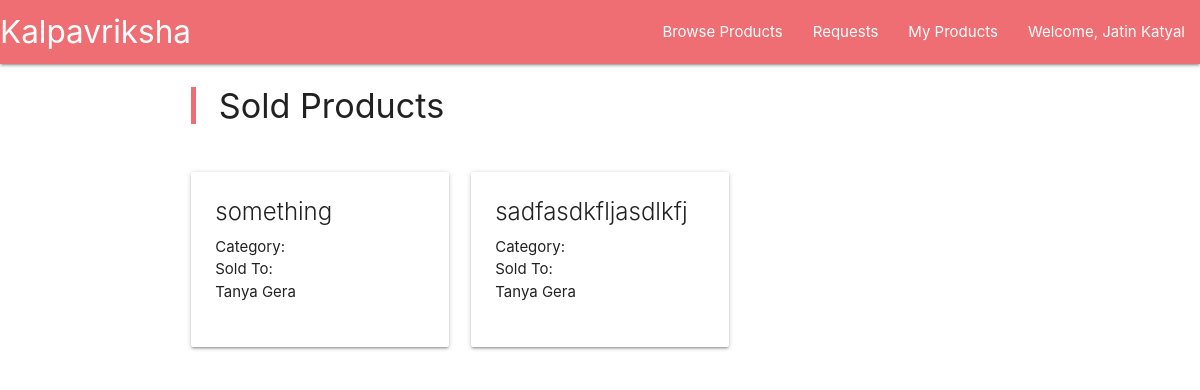
Before: /soldProducts (signed in) with the older database file.
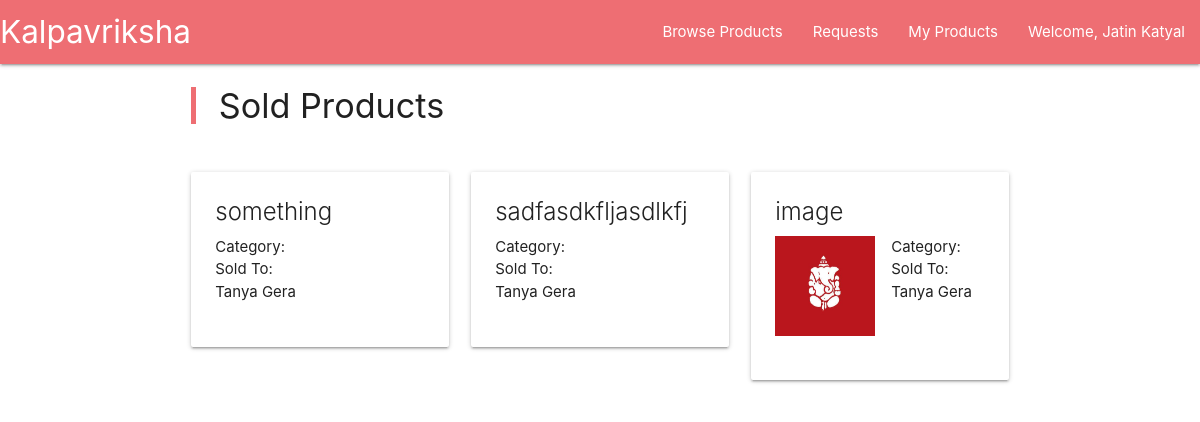
After: the same page with the newer database file.
### main/models.py (models this page shows)
class Traded(models.Model):
	product = models.ForeignKey(Product, on_delete = models.CASCADE, related_name="trade_product")
	receiver = models.ForeignKey(User, on_delete = models.CASCADE)

class Product(models.Model):
	title = models.CharField(max_length=200)
	description = models.TextField()
	image = models.ImageField(upload_to = 'pic_folder/', blank = False, null = True)
	category = models.IntegerField(choices = tuple([ x for x in enumerate(category_choice)]))
	date = models.DateField(default = timezone.now())
	owner = models.ForeignKey(User, on_delete = models.CASCADE)

### main/views.py (the view)
@login_required
def soldProducts(request):
	products = Traded.objects.filter(product__owner = request.user)
	context = {
		'products' : products
	}
	return render(request, 'soldProducts.html', context)

### main/template/soldProducts.html
{% extends 'base.html' %}
{% load static %}
{% block content %}
	{% include 'navbar.html' %}
	<div class="container">
		<div class="row">
			<div class="col s12 m6">
				<blockquote> <h4> Sold Products </h4> </blockquote>
			</div>
		</div>
		<div class="row">
			{% for product in products %}
				<div class="col s12 m6 l4">
					<div class="card">
						<div class="card-content">
							<span class="card-title"> {{ product.product.title }} </span>
							<div class="row">
								{% if product.product.image %}
									<div class="col s12 m6">
										<img src="{% static product.product.image.name %}" width="100" height="100" />
									</div>
								{% endif %}
								<div class="col s12 m6">
									Category: {{ request.product.get_category_display }} <br>
									Sold To: {{ product.receiver.first_name }} {{ product.receiver.last_name }}
								</div>
							</div>
						</div>
					</div>
				</div>
			{% endfor %}
		</div>
	</div>
{% endblock %}

Changed rows visible on the page:
added Traded: product "image", product.image (picture), receiver.first_name "Tanya", receiver.last_name "Gera"
